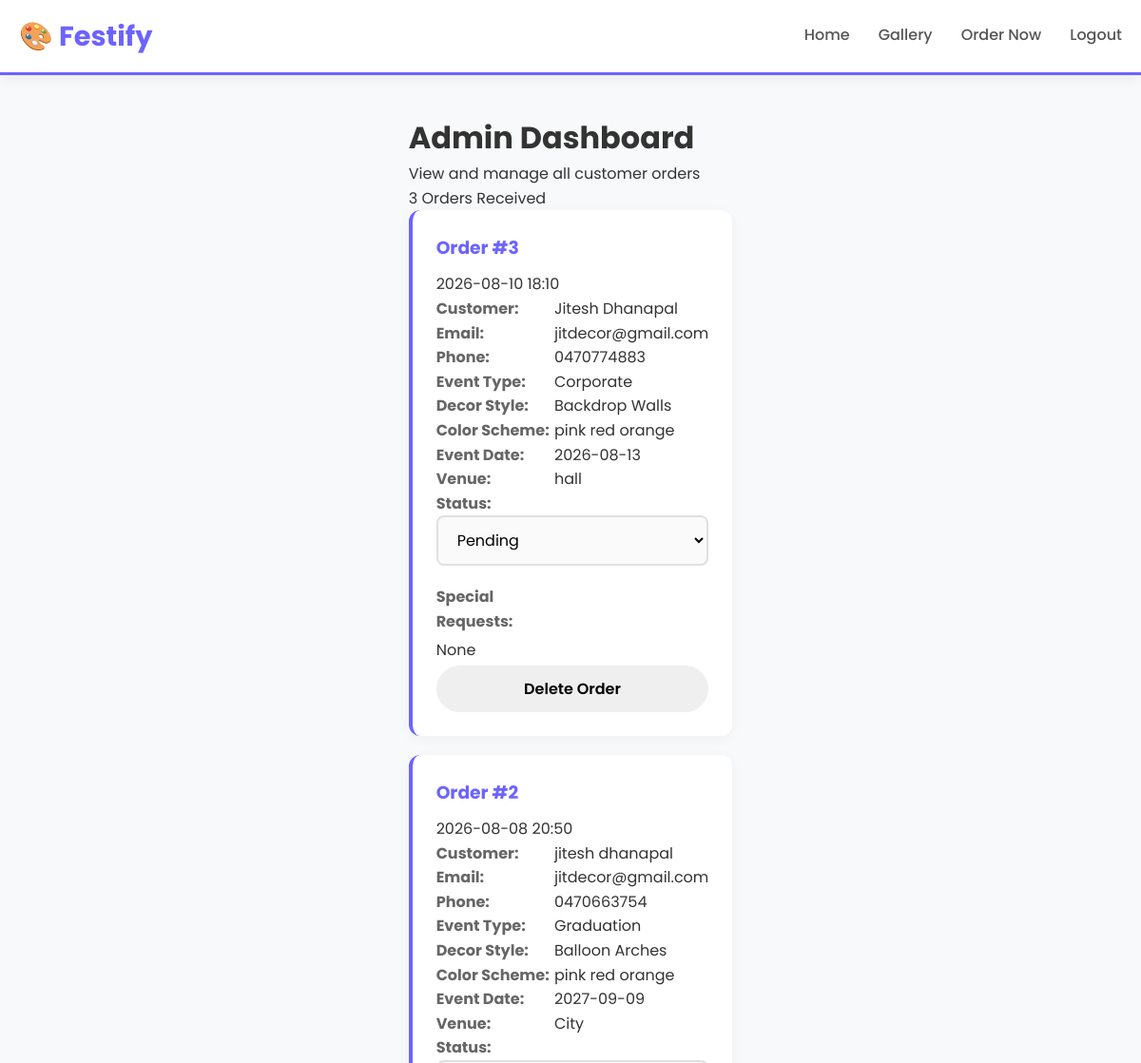
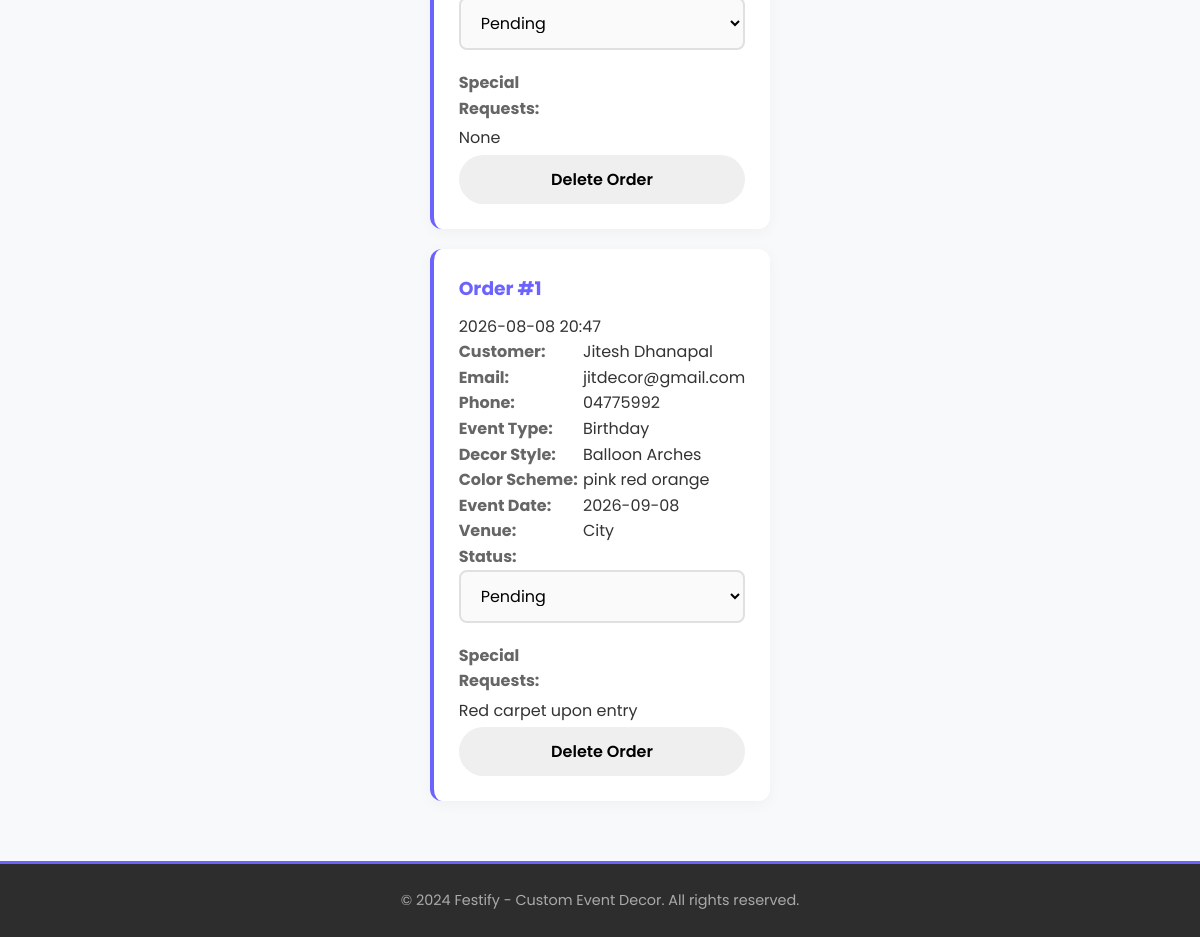
/admin (signed in), run on the app's committed database (2 pictures, top to bottom).
### tables this page shows
CREATE TABLE orders (
            id INTEGER PRIMARY KEY AUTOINCREMENT,
            customer_name TEXT NOT NULL,
            email TEXT NOT NULL,
            phone TEXT,
            event_type TEXT NOT NULL,
            decor_style TEXT NOT NULL,
            color_scheme TEXT,
            event_date TEXT NOT NULL,
            venue TEXT,
            special_requests TEXT,
            order_date TEXT NOT NULL
        , status TEXT DEFAULT 'Pending');

### app.py (the view)
@app.route("/admin")
def admin():
    if not session.get('logged_in'):
        return redirect("/login")
    search_query = request.args.get('search', '')
    connection = sqlite3.connect(DATABASE)
    cursor = connection.cursor()
    if search_query:
        cursor.execute("SELECT * FROM orders WHERE customer_name LIKE ? ORDER BY id DESC", ('%' + search_query + '%',))
    else:
        cursor.execute("SELECT * FROM orders ORDER BY id DESC")
    orders = cursor.fetchall()
    connection.close()
    return render_template("admin.html", orders=orders, search_query=search_query)

### templates/admin.html (shortened to what this page needs)
<!DOCTYPE html>
<html>
<head>
    <link rel="stylesheet" href="{{ url_for('static', filename='style.css') }}">
</head>
<body>
    <nav class="navbar">
        <div class="nav-container">
            <a href="/" class="nav-logo">🎨 Festify</a>
            <div class="nav-links">
                <a href="/">Home</a>
                <a href="/decor">Gallery</a>
                <a href="/order">Order Now</a>
                <a href="/logout">Logout</a>
            </div>
        </div>
    </nav>
    <div class="container">
        <div class="admin-header">
            <h1>Admin Dashboard</h1>
            <p>View and manage all customer orders</p>
            <span class="order-count">{{ orders|length }} Orders Received</span>
        </div>
        {% if orders %}
        <div class="orders-list">
            {% for order in orders %}
            <div class="order-card">
                <div class="order-header">
                    <h3>Order #{{ order[0] }}</h3>
                    <span class="order-date">{{ order[10] }}</span>
                </div>
                <div class="order-details">
                    <div class="order-row">
                        <strong>Customer:</strong> {{ order[1] }}
                    </div>
                    <div class="order-row">
                        <strong>Email:</strong> {{ order[2] }}
                    </div>
                    <div class="order-row">
                        <strong>Phone:</strong> {{ order[3] if order[3] else 'Not provided' }}
                    </div>
                    <div class="order-row">
                        <strong>Event Type:</strong> {{ order[4] }}
                    </div>
                    <div class="order-row">
                        <strong>Decor Style:</strong> {{ order[5] }}
                    </div>
                    <div class="order-row">
                        <strong>Color Scheme:</strong> {{ order[6] if order[6] else 'Not specified' }}
                    </div>
                    <div class="order-row">
                        <strong>Event Date:</strong> {{ order[7] }}
                    </div>
                    <div class="order-row">
                        <strong>Venue:</strong> {{ order[8] if order[8] else 'Not specified' }}
                    </div>
                    <div class="order-row">
                        <strong>Status:</strong>
                        <form action="/update_status/{{ order[0] }}" method="POST" class="status-form">
                            <select name="status" onchange="this.form.submit()">
                                <option value="Pending" {% if order[11] == 'Pending' %}selected{% endif %}>Pending</option>
                            </select>
                        </form>
                    </div>
                    <div class="order-row full-width">
                        <strong>Special Requests:</strong>
                        <p>{{ order[9] if order[9] else 'None' }}</p>
                    </div>
                    <div class="order-row full-width">
                        <form action="/delete_order/{{ order[0] }}" method="POST" onsubmit="return confirm('Are you sure you want to delete this order?')">
                            <button type="submit" class="btn btn-danger">Delete Order</button>
                        </form>
                    </div>
                </div>
            </div>
            {% endfor %}
        </div>
        {% else %}
        <div class="empty-state">
            <p>No orders have been placed yet.</p>
            <a href="/" class="btn btn-primary">Return Home</a>
        </div>
        {% endif %}
    </div>
    <footer>
        <p>&copy; 2024 Festify - Custom Event Decor. All rights reserved.</p>
    </footer>
</body>
</html>

### static/style.css (style rules this page uses)
* { margin: 0; padding: 0; box-sizing: border-box; }
body { font-family: 'Poppins', sans-serif; background: #f8f9fa; color: #333; min-height: 100vh; display: flex; flex-direction: column; line-height: 1.6; }
a { text-decoration: none; color: inherit; }
.container { max-width: 1200px; margin: 0 auto; padding: 40px 20px; flex: 1; }
.navbar { background: white; box-shadow: 0 2px 15px rgba(0, 0, 0, 0.08); padding: 15px 0; position: sticky; top: 0; z-index: 1000; border-bottom: 3px solid #6C63FF; }
.nav-container { max-width: 1200px; margin: 0 auto; padding: 0 20px; display: flex; justify-content: space-between; align-items: center; flex-wrap: wrap; gap: 15px; }
.nav-logo { font-size: 1.8rem; font-weight: 700; color: #6C63FF; transition: transform 0.3s; }
.nav-links { display: flex; gap: 30px; align-items: center; flex-wrap: wrap; }
.nav-links a { color: #555; font-weight: 500; transition: color 0.3s; padding: 5px 0; border-bottom: 2px solid transparent; }
.btn { display: inline-block; padding: 12px 30px; border-radius: 30px; font-weight: 600; transition: all 0.3s ease; border: none; cursor: pointer; font-size: 1rem; font-family: inherit; text-align: center; }
form input, form select, form textarea { width: 100%; padding: 12px 16px; border: 2px solid #e0e0e0; border-radius: 8px; font-size: 1rem; transition: all 0.3s ease; font-family: inherit; background: #fafafa; margin-bottom: 20px; }
form button { width: 100%; }
.order-card { background: white; padding: 25px; border-radius: 12px; box-shadow: 0 3px 15px rgba(0, 0, 0, 0.04); border-left: 4px solid #6C63FF; margin-bottom: 20px; }
.order-card h3 { color: #6C63FF; margin-bottom: 10px; }
.order-card p { padding: 4px 0; }
.order-card strong { color: #666; display: inline-block; width: 120px; }
footer { background: #2d2d2d; color: #aaa; text-align: center; padding: 25px 20px; margin-top: auto; font-size: 0.9rem; border-top: 3px solid #6C63FF; }

### data on the page
orders: id "3", order_date "2026-08-10 18:10", customer_name "Jitesh Dhanapal", email "jitdecor@gmail.com", phone "0470774883", event_type "Corporate", decor_style "Backdrop Walls", color_scheme "pink red orange", event_date "2026-08-13", venue "hall", status "Pending", special_requests "None"
orders: id "2", order_date "2026-08-08 20:50", customer_name "jitesh dhanapal", email "jitdecor@gmail.com", phone "0470663754", event_type "Graduation", decor_style "Balloon Arches", color_scheme "pink red orange", event_date "2027-09-09", venue "City", status "Pending", special_requests "None"
orders: id "1", order_date "2026-08-08 20:47", customer_name "Jitesh Dhanapal", email "jitdecor@gmail.com", phone "04775992", event_type "Birthday", decor_style "Balloon Arches", color_scheme "pink red orange", event_date "2026-09-08", venue "City", status "Pending", special_requests "Red carpet upon entry"

### other printed values
{{ orders|length }} "3"
